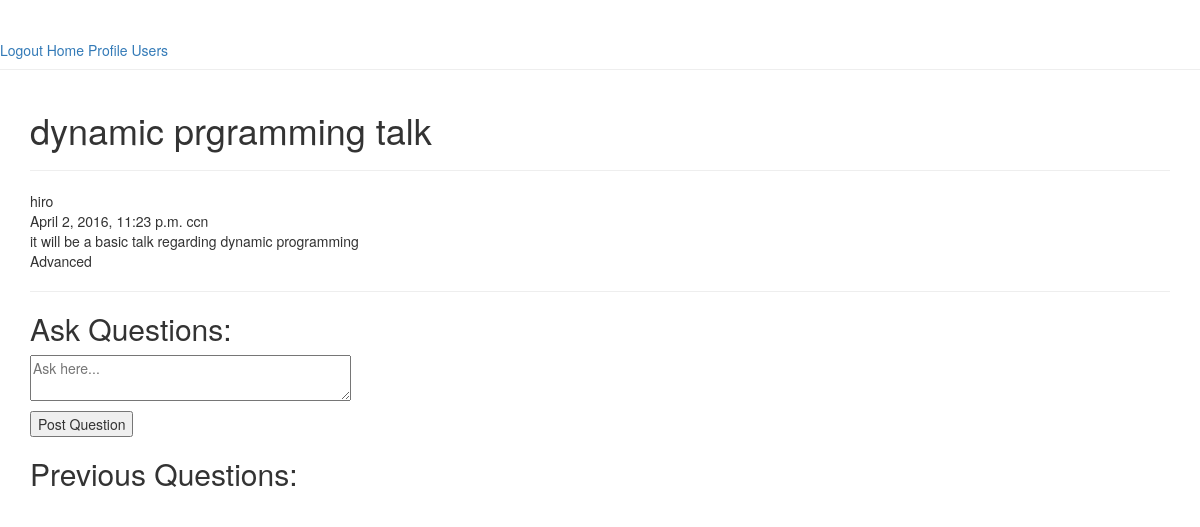
Page /codehub/event/1/details/ (signed in) on the earlier database version.
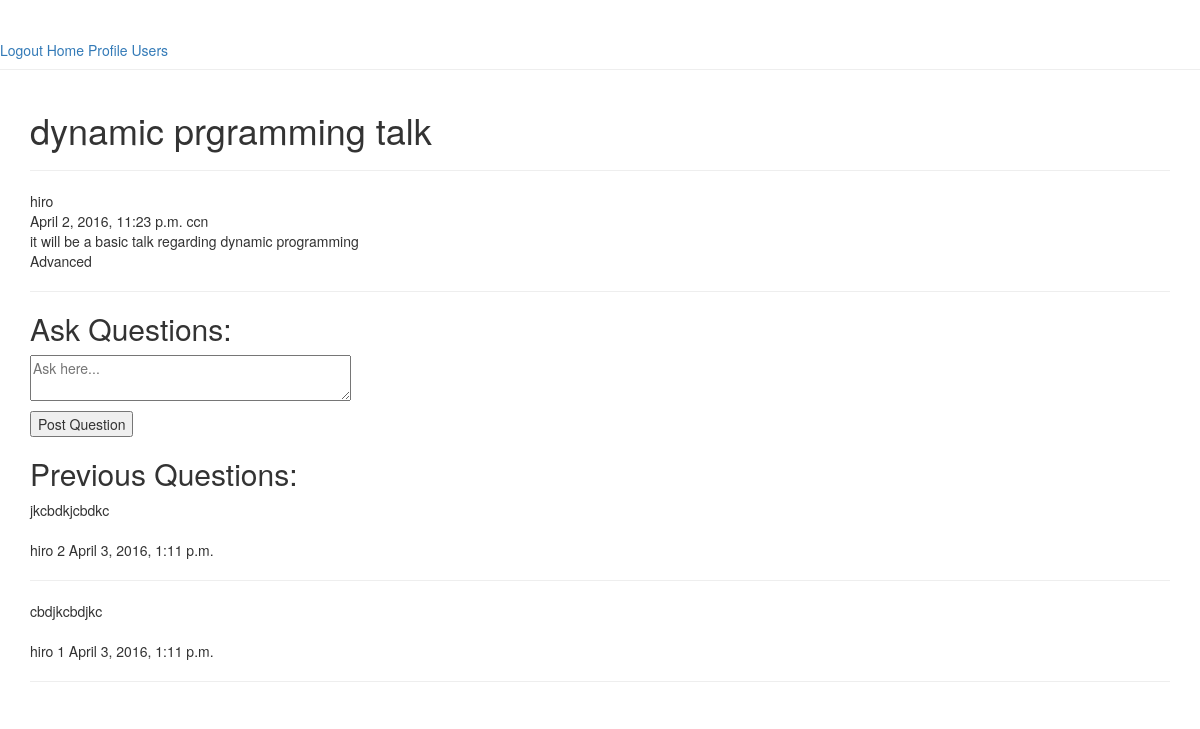
Same page on the later database version.
### app/models.py (models this page shows)
class CodehubEventQuestionModel(models.Model):
    user = models.ForeignKey(User)
    event = models.ForeignKey(CodehubCreateEventModel)
    question_text = models.CharField(max_length = 300)
    timeStamp = models.DateTimeField(auto_now_add = True)

### app/views.py (the view)
    def wrapper(request,*args,**kwargs):
        if not request.user.is_authenticated():
            return redirect('login_view')
        return func(request,*args,**kwargs)

### app/forms.py
class CodehubEventQuestionForm(forms.ModelForm):
    question_text = forms.CharField(label = '',max_length = 300,widget = forms.Textarea(attrs = {'rows':'2','cols':'40','placeholder':'Ask here...'}))
    class Meta:
        model = CodehubEventQuestionModel
        fields = ['question_text']

### app/views.py (called while the page is built)
def loginRequired(func):
    def wrapper(request,*args,**kwargs):
        if not request.user.is_authenticated():
            return redirect('login_view')
        return func(request,*args,**kwargs)
    return wrapper

### app/templates/codehub/event_details.html (shortened to what this page needs)
{% extends 'base.html' %}
{% block content %}
<h1>{{ event.event_heading }}</h1>
<hr/>
{{ event.user.username }}<br/>
{% if event.event_date %}
  {{ event.event_date }}
{% else %}
<p>No date yet</p>
{% endif %}
{{ event.event_venue }}<br/>
{{ event.event_description }}<br/>
{% if event.event_for != 'None' %}
{{ event.event_for }}<br/>
{% endif %}
<hr/>
<h2>Ask Questions:</h2>
<form method="POST">
  {{ form.as_p }}
  <input type='submit' name='post_question' value = 'Post Question' />
</form>
<h2>Previous Questions:</h2>
{% for question in event_questions %}
  {{ question.question_text }}<br/>
  <br/>
  {{ question.user.username }}
  {{ question.id }}
  {{ question.timeStamp }}
  <hr/>
{% endfor %}
{% endblock %}

Differences in the rows shown:
added CodehubEventQuestionModel: question_text "jkcbdkjcbdkc", user.username "hiro", id "2", timeStamp "April 3, 2016, 1:11 p.m."
added CodehubEventQuestionModel: question_text "cbdjkcbdjkc", user.username "hiro", id "1", timeStamp "April 3, 2016, 1:11 p.m."
